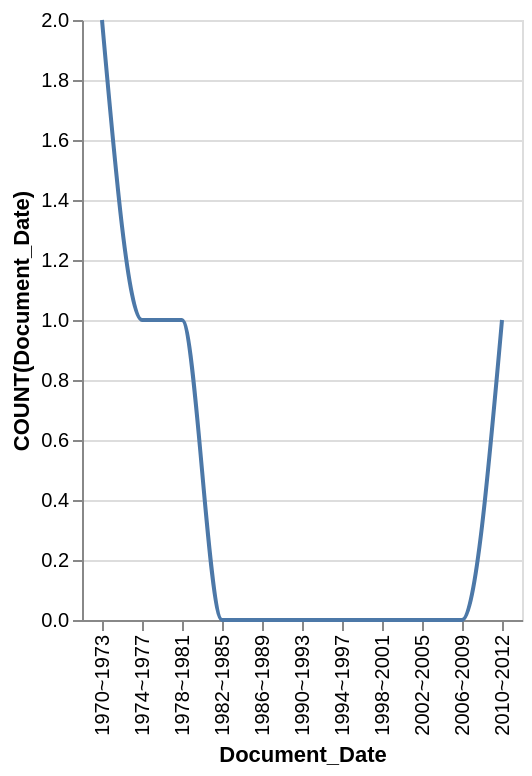

Write the Vega-Lite specification saved for this chart.
### Vega-Lite specification from a JSON file in a GitHub repository (floating-point values rounded to 4 significant figures)
{"data": {"values": [{"x_data": "1970~1973", "y_data": 2}, {"x_data": "1974~1977", "y_data": 1}, {"x_data": "1978~1981", "y_data": 1}, {"x_data": "1982~1985", "y_data": 0}, {"x_data": "1986~1989", "y_data": 0}, {"x_data": "1990~1993", "y_data": 0}, {"x_data": "1994~1997", "y_data": 0}, {"x_data": "1998~2001", "y_data": 0}, {"x_data": "2002~2005", "y_data": 0}, {"x_data": "2006~2009", "y_data": 0}, {"x_data": "2010~2012", "y_data": 1}]}, "mark": {"type": "line", "interpolate": "monotone"}, "encoding": {"x": {"field": "x_data", "type": "nominal", "title": "Document_Date", "sort": "ascending"}, "y": {"field": "y_data", "type": "quantitative", "title": "COUNT(Document_Date)"}}}
